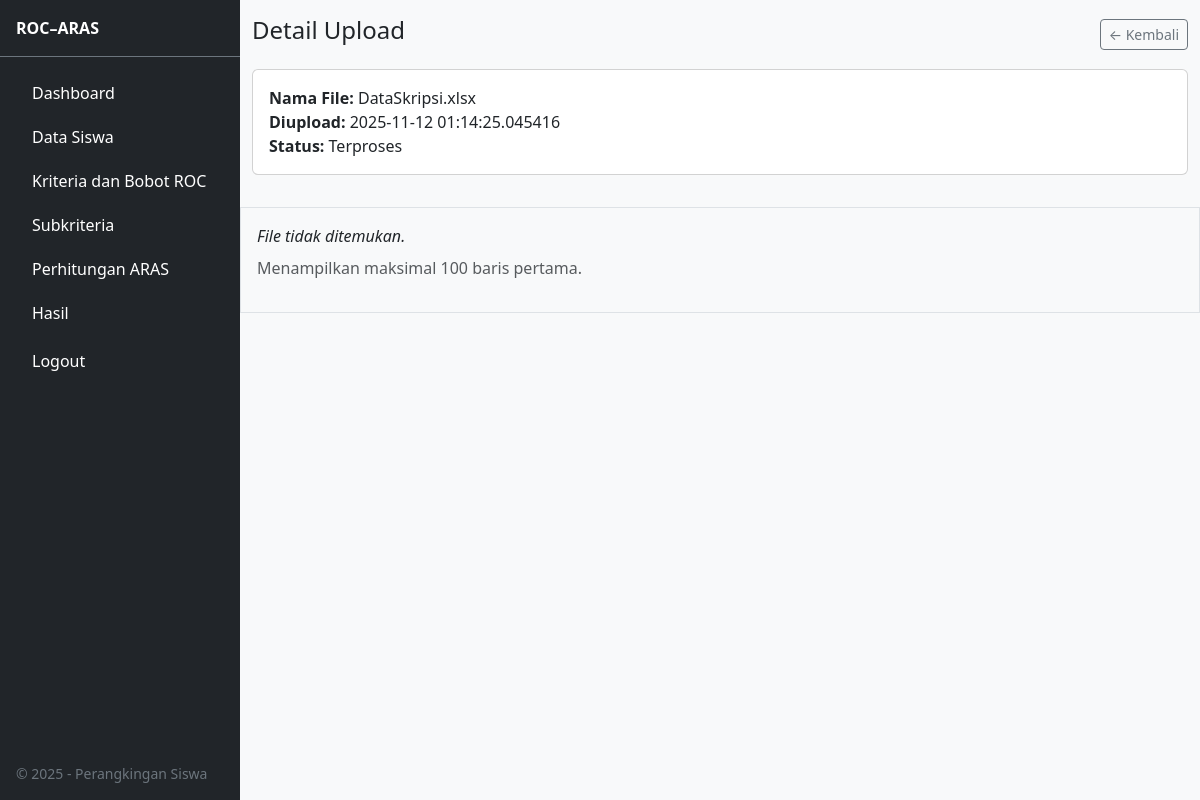
Screenshot of /upload/2/view (signed in) with the database file from the repository.
### app/models.py (models this page shows)
class Upload(db.Model):
    id = db.Column(db.Integer, primary_key=True)
    user_id = db.Column(db.Integer, db.ForeignKey('user.id'), nullable=False)
    original_filename = db.Column(db.String(255), nullable=False)
    saved_path = db.Column(db.String(255), nullable=False)  # raw file path
    processed_path = db.Column(db.String(255), nullable=True)  # processed CSV
    n_rows = db.Column(db.Integer, nullable=True)
    created_at = db.Column(db.DateTime, default=datetime.utcnow)

### app/routes.py (the view)
@main_bp.route("/upload/<int:uid>/view")
@login_required
def upload_view(uid):
    up = Upload.query.get_or_404(uid)
    raw_html = "<em>File tidak ditemukan.</em>"
    proc_html = "<em>Belum ada data olah.</em>"
    if up.saved_path and os.path.exists(up.saved_path):
        try:
            dfr = pd.read_excel(up.saved_path).head(100)
            raw_html = dfr.to_html(classes="table table-sm table-striped", index=False)
        except Exception as e:
            raw_html = f"<em>Gagal baca raw: {e}</em>"
    if up.processed_path and os.path.exists(up.processed_path):
        try:
            dfp = pd.read_csv(up.processed_path).head(100)
            proc_html = dfp.to_html(classes="table table-sm table-striped", index=False)
        except Exception as e:
            proc_html = f"<em>Gagal baca processed: {e}</em>"
    return render_template(
        "upload_view.html",
        up=up,
        raw_html=raw_html,
        proc_html=proc_html,
    )

### app/models.py (called while the page is built)
@login_manager.user_loader
def load_user(user_id):
    return User.query.get(int(user_id))

### app/templates/upload_view.html (shortened to what this page needs)
{% extends "layout.html" %} {% block content %}
<div class="d-flex justify-content-between align-items-center mb-3">
  <h4>Detail Upload</h4>
  <div>
    <a
      class="btn btn-sm btn-outline-secondary"
      href="{{ url_for('main.upload') }}"
      >← Kembali</a
    >
  </div>
</div>
<div class="card mb-3">
  <div class="card-body">
    <div><strong>Nama File:</strong> {{ up.original_filename }}</div>
    <div><strong>Diupload:</strong> {{ up.created_at }}</div>
    <div>
      <strong>Status:</strong> {% if up.processed_path %}Terproses{% else
      %}Raw{% endif %}
      </div>
    </div>
  </div>
</div>
<ul class="nav nav-tabs" id="myTab" role="tablist">
</ul>
<div class="tab-content border-start border-end border-bottom p-3">
  <div
    class="tab-pane fade show active"
    id="raw"
    role="tabpanel"
    aria-labelledby="raw-tab"
  >
    <div class="table-responsive">{{ raw_html|safe }}</div>
    <p class="text-muted mt-2">Menampilkan maksimal 100 baris pertama.</p>
  </div>
</div>
{% endblock %}

### app/templates/layout.html (style rules this page uses)
:root { --sidebar-w: 240px; }
@media (min-width: 992px) { body { overflow-y: scroll; } }

### rows the page displays
Upload: original_filename "DataSkripsi.xlsx", created_at "2025-11-12 01:14:25.045416"

### other values shown
{{ raw_html|safe }} "File tidak ditemukan."
